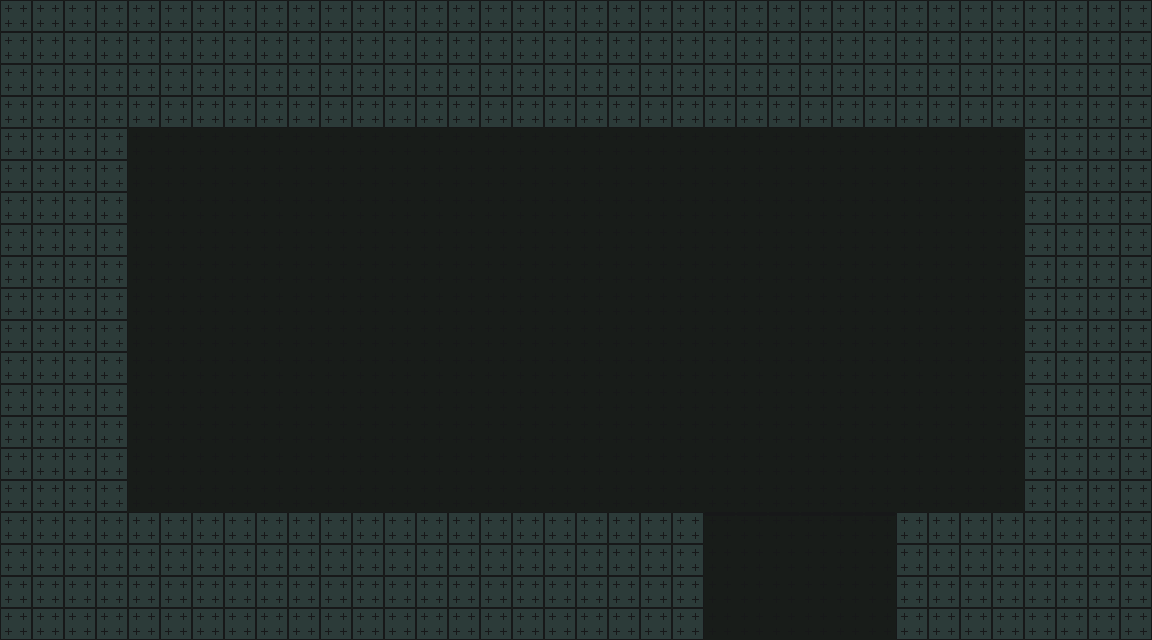

A level layout from a 2D game, rendered from its tile map. Below: a short description, then the map file with tile-grid data replaced by summaries:
An orthogonal 36x20 tile map with 32x32 px tiles, 6 tile layers (background, ground, one_way, decorations, ...) and 1 object.

<map version="1.9" tiledversion="1.9.2" orientation="orthogonal" renderorder="right-down" width="36" height="20" tilewidth="32" tileheight="32" infinite="0" nextlayerid="9" nextobjectid="2">
 <tileset firstgid="1" source="../../placeholder_tileset.tsx" />
 <layer id="1" name="background" width="36" height="20">
  <data>[720 cells, 720 non-empty, 1 distinct tile ids]</data>
 </layer>
 <objectgroup id="8" name="enemies" />
 <objectgroup id="2" name="transitions">
  <object id="1" gid="5" x="704" y="640" width="192" height="128">
   <properties>
    <property name="direction" type="int" value="2" />
    <property name="entrance id" type="int" value="1" />
    <property name="target entrance" type="int" value="1" />
    <property name="target room" value="JungleEdge boar" />
   </properties>
  </object>
 </objectgroup>
 <layer id="3" name="ground" width="36" height="20">
  <data>[720 cells, 360 non-empty, 1 distinct tile ids]</data>
 </layer>
 <layer id="4" name="one_way" width="36" height="20">
  <data>[720 cells, 6 non-empty, 1 distinct tile ids]</data>
 </layer>
 <layer id="6" name="decorations" width="36" height="20">
  <data>[720 cells, 0 non-empty, 0 distinct tile ids]</data>
 </layer>
 <layer id="5" name="spikes" width="36" height="20">
  <data>[720 cells, 0 non-empty, 0 distinct tile ids]</data>
 </layer>
 <layer id="7" name="spawn_zones" width="36" height="20" tintcolor="#ff0000">
  <data>[720 cells, 28 non-empty, 1 distinct tile ids]</data>
 </layer>
</map>
